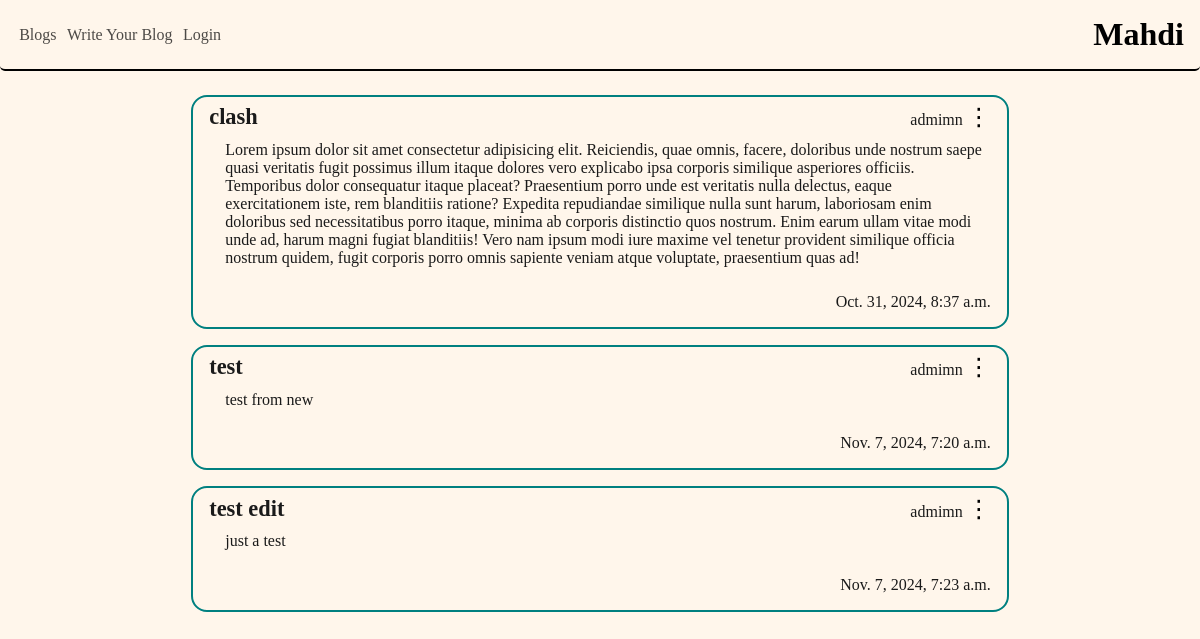
Before: / with the older database file.
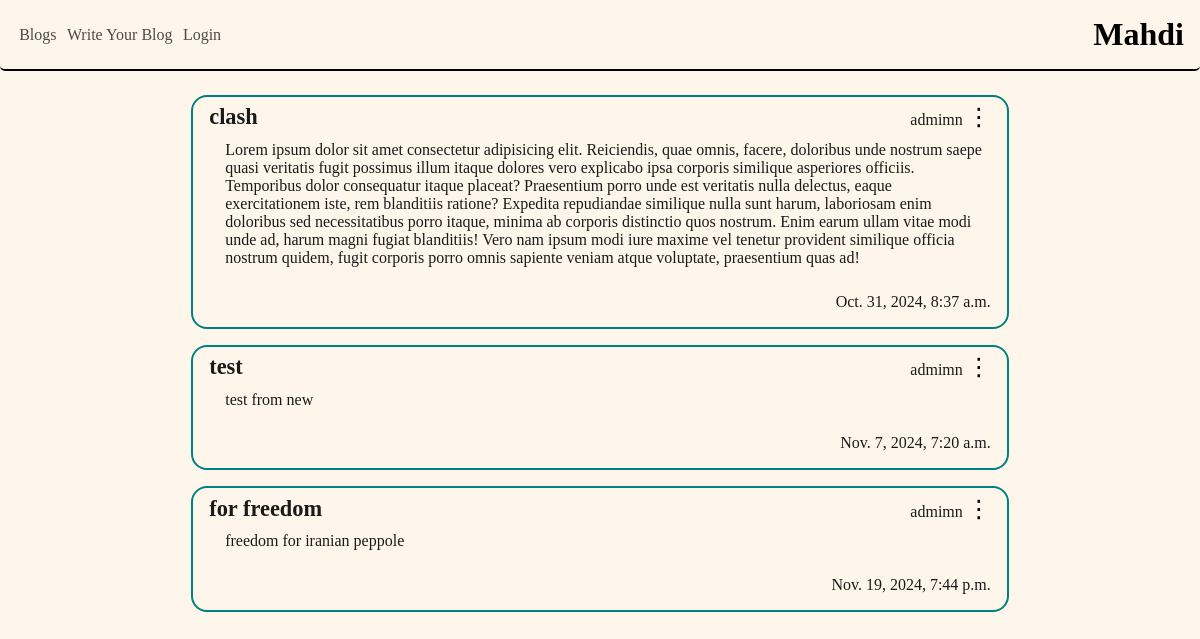
After: the same page with the newer database file.
### blog/models.py (models this page shows, shortened)
class Blog(models.Model):
    title = models.CharField(max_length=255)
    text = models.TextField()
    author = models.ForeignKey('auth.User', on_delete=models.CASCADE)
    creation_time = models.DateTimeField(auto_now_add=True)
    visable = models.BooleanField(default=True)

### blog/views.py (the view)
# urls.py: path('', views.BlogListView.as_view(), name='blogs'),
class BlogListView(ListView):
    model = Blog
    template_name = "blog/blogs.html"
    context_object_name = "blogs"

### templates/blog/blogs.html (shortened to what this page needs)
{% extends "base.html" %}
{% load static %}
{% block style %}<link rel="stylesheet" href="{% static 'blog/style.css' %}">{% endblock style %}
{% block content %}
    <div class="blogs">
        {% for blog in blogs %}
        {% if blog.visable %}
        <div class="blog">
            <div class="author">
                <h1>{{ blog.title }}</h1>
                <div class="dropdown">
                    <span>{{ blog.author }}</span>
                    <button onclick="toggleMenu('{{ blog.id }}')" class="menu-btn">⋮</button>
                </div>
            </div>
            <div class="body" >
                <p>{{ blog.text }}</p>
            </div>
            <div class="time">
                <span>{{ blog.creation_time }}</span>
            </div>
        </div>
        {% endif %}
        {% endfor %}
    </div>
{% endblock content %}

### templates/base.html (shortened to what this page needs)
{% load static %}
<!DOCTYPE html>
<html lang="en">
<head>
    <link rel="stylesheet" href="{% static 'base.css' %}">
    {% block style %}{% endblock style %}
</head>
<body>
    <header>
        <div class="links">
            <a href="{% url 'blogs' %}">Blogs</a>
            <a href="{% url 'new_blog' %}">Write Your Blog</a>
            <a href="{% url 'login' %}">Login</a>
        </div>
        <div class="brand">
            <h1>Mahdi</h1>
        </div>
    </header>
    <main>
        {% block content %}
        {% endblock content %}
    </main>
</body>
</html>

### static/base.css (style rules this page uses)
* { padding: 0; margin: 0; box-sizing: border-box; }
body { background-color: rgb(255, 246, 235); }
header { border-bottom: 2px solid; border-radius: 5px; padding: 1rem; display: flex; align-items: center; justify-content: space-between; }
header a { color: rgba(0, 0, 0, 0.7); text-decoration: none; transition: .3s ease; margin: 0 .2rem 0 .2rem; }

### static/blog/style.css (style rules this page uses)
.blogs { margin: 1rem; display: flex; flex-direction: column; align-items: center; justify-content: center; }
.blog { position: relative; text-decoration: none; width: 70%; border: 2px solid teal; padding: 1rem; padding-top: .4rem; margin: .5rem; border-radius: 1rem; color: rgb(26, 26, 26); transition: .2s ease; }
.author { display: flex; align-items: center; justify-content: space-between; margin-bottom: .6rem; }
.author h1 { font-size: 1.4rem; }
.menu-btn { font-size: 24px; border: none; background: none; cursor: pointer; }
.blog .body { padding-left: 1rem; margin-bottom: 1.6rem; }
.blog .time { display: flex; align-items: center; justify-content: end; }

Changed rows visible on the page:
removed Blog: title "test edit", author "admimn", text "just a test", creation_time "Nov. 7, 2024, 7:23 a.m."
added Blog: title "for freedom", author "admimn", text "freedom for iranian peppole", creation_time "Nov. 19, 2024, 7:44 p.m."
